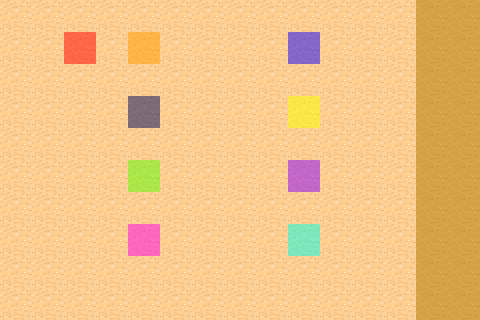

A level layout from a 2D game, rendered from its tile map. Below: a short description, then the map file with tile-grid data replaced by summaries:
An orthogonal 15x10 tile map with 32x32 px tiles, 2 tile layers (Background1, MetaInfo), 1 hidden layer not drawn, 2 tilesets and 9 objects (Hero, Sword, Wolf, Jelly, HolySword, ...).

<map version="1.0" orientation="orthogonal" renderorder="right-down" width="15" height="10" tilewidth="32" tileheight="32" nextobjectid="10">
 <tileset firstgid="1" name="tmw_desert_spacing" tilewidth="32" tileheight="32" spacing="1" margin="1" tilecount="48" columns="8">
  <image source="tmw_desert_spacing.png" width="265" height="199" />
 </tileset>
 <tileset firstgid="49" name="Meta" tilewidth="32" tileheight="32" spacing="1" margin="1" tilecount="10" columns="5">
  <image source="metaset10way.png" width="166" height="67" />
  <tile id="1">
   <properties>
    <property name="Weapon" value="Sword" />
   </properties>
  </tile>
  <tile id="2">
   <properties>
    <property name="Weapon" value="Wand" />
   </properties>
  </tile>
  <tile id="3">
   <properties>
    <property name="Weapon" value="HolySword" />
   </properties>
  </tile>
  <tile id="4">
   <properties>
    <property name="Weapon" value="Key" />
   </properties>
  </tile>
  <tile id="5">
   <properties>
    <property name="Monster" value="Wolf" />
   </properties>
  </tile>
  <tile id="6">
   <properties>
    <property name="Monster" value="Jelly" />
   </properties>
  </tile>
  <tile id="7">
   <properties>
    <property name="Monster" value="Demon" />
   </properties>
  </tile>
  <tile id="8">
   <properties>
    <property name="Door" value="Door" />
   </properties>
  </tile>
  <tile id="9">
   <properties>
    <property name="Weapon" value="YES" />
   </properties>
  </tile>
 </tileset>
 <layer name="Background1" width="15" height="10">
  <data>[150 cells, 150 non-empty, 1 distinct tile ids]</data>
 </layer>
 <layer name="MetaInfo" width="15" height="10">
  <data>[150 cells, 29 non-empty, 10 distinct tile ids]</data>
 </layer>
 <objectgroup name="Objects">
  <object id="1" name="Hero" x="79" y="48" />
  <object id="2" name="Sword" x="144" y="48" />
  <object id="3" name="Wolf" x="304" y="48" />
  <object id="4" name="Jelly" x="144" y="113" />
  <object id="5" name="HolySword" x="144" y="177" />
  <object id="6" name="Door" x="144" y="240" />
  <object id="7" name="Wand" x="304" y="113" />
  <object id="8" name="Demon" x="304" y="177" />
  <object id="9" name="Key" x="304" y="240" />
 </objectgroup>
 <layer name="Background2" width="15" height="10" visible="0">
  <data>[150 cells, 150 non-empty, 2 distinct tile ids]</data>
 </layer>
</map>
